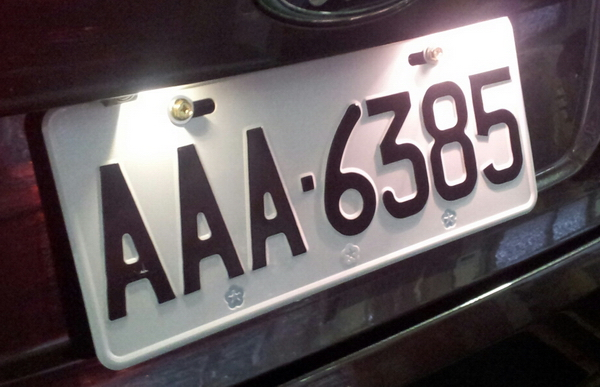
#> input picture img/car.jpg, 600 x 387 px
$ python hist2.py
#> lines starting #> are read from the running program, lines starting #| are printed output that depends on the picture
import cv2
import numpy as np
from matplotlib import pyplot as plt

img = cv2.imread('img/car.jpg', 0)
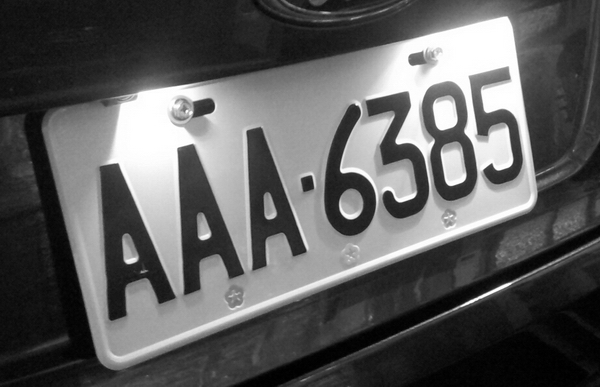
#> img: shape (387, 600); min 0, max 255, mean 92.3
# flatten() 将数组变成一维
hist, bins = np.histogram(img.flatten(), 256, [0, 256])
#> hist = 256 values, max 4310 at index 255, min 193 at index 220, mean 907; bins = 257 values from 0 to 256
# 计算累积分布图
cdf = hist.cumsum()
#> cdf = 256 values from 430 to 232200
cdf_normalized = cdf * hist.max() / cdf.max()
#> cdf_normalized = 256 values from 7.98 to 4310

plt.subplot(321), plt.imshow(img, 'gray'), plt.axis('off')
plt.title('Original')

plt.subplot(322), plt.plot(cdf_normalized, color='b'),
plt.hist(img.flatten(), 256, [0, 256], color='r'),
plt.xlim([0, 256]),
plt.legend(('cdf', 'histogram'), loc='upper left'), plt.title('Histogram')

# 使用Numpy实现直方图均衡化
cdf_m = np.ma.masked_equal(cdf, 0)
cdf_m = (cdf_m - cdf_m.min())*255/(cdf_m.max()-cdf_m.min())
# 对被掩盖的元素赋值，这里赋值为 0
cdf = np.ma.filled(cdf_m, 0).astype('uint8')
#> cdf = 256 values from 0 to 255
img2 = cdf[img]
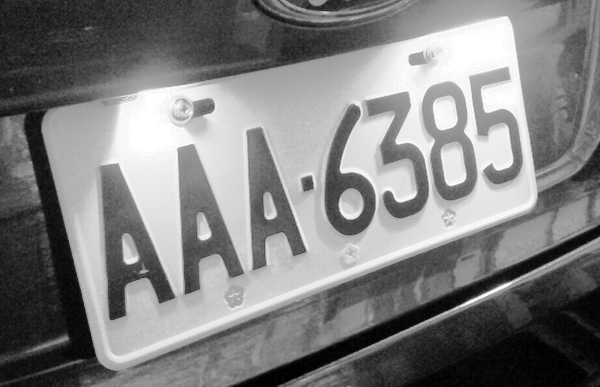
#> img2: shape (387, 600); min 0, max 255, mean 127.6
hist2, bins = np.histogram(img2.flatten(), 256, [0, 256])
#> hist2 = 256 values, max 4310 at index 255, min 0 at index 2, mean 907
cdf2 = hist2.cumsum()
#> cdf2 = 256 values from 430 to 232200
cdf_m = cdf2 * hist2.max() / cdf2.max()
#> cdf_m = 256 values from 7.98 to 4310

plt.subplot(323), plt.imshow(img2, 'gray'), plt.axis('off')
plt.title('Numpy Equalized')

plt.subplot(324), plt.plot(cdf_m, color='b'),
plt.hist(img2.flatten(), 256, [0, 256], color='r'),
plt.xlim([0, 256]),
plt.legend(('cdf', 'histogram'), loc='upper left'), plt.title('Histogram')

# 使用OpenCV函数实现直方图均衡化
img3 = cv2.equalizeHist(img)
hist3, bins = np.histogram(img2.flatten(), 256, [0, 256])
#> hist3 has the same summary as hist2
cdf3 = hist3.cumsum()
#> cdf3 = 256 values from 430 to 232200
cdf_m = cdf3 * hist3.max() / cdf3.max()

plt.subplot(325), plt.imshow(img3, 'gray'), plt.axis('off')
plt.title('OpenCV Equalized')

plt.subplot(326), plt.plot(cdf_m, color='b'),
plt.hist(img3.flatten(), 256, [0, 256], color='r'),
plt.xlim([0, 256]),
plt.legend(('cdf', 'histogram'), loc='upper left'), plt.title('Histogram')

plt.show()
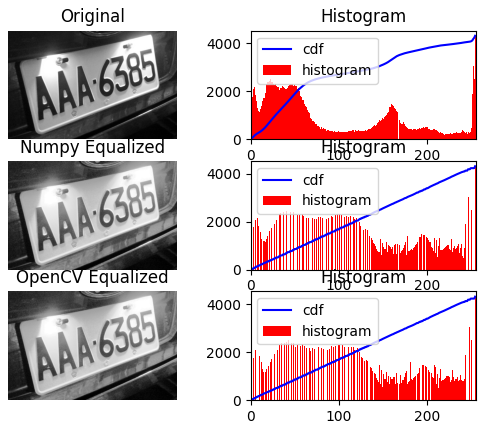
#> figure drawn by matplotlib, 6 panels; panel 2: tallest bar 4310 high, from x = 255 to 256; panel 2: curve peaks at x = 255, y = 4310; panel 4: tallest bar 4310 high, from x = 255 to 256; panel 4: curve peaks at x = 255, y = 4310

$ run again, with img/peoplefind.jpg copied over img/car.jpg
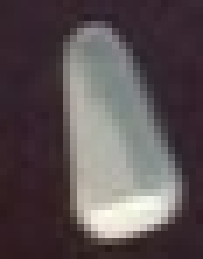
#> input picture img/peoplefind.jpg, 29 x 37 px (shown 7 times larger)
#> hist = 256 values, max 101 at index 41, min 0 at index 0, mean 4.19; bins = 257 values from 0 to 256
#> `cdf = hist.cumsum()`: cdf = 256 values from 0 to 1073
#> cdf_normalized = 256 values from 0 to 101
#> `cdf = np.ma.filled(cdf_m, 0).astype('uint8')`: cdf = 256 values from 0 to 255
#> `img2 = cdf[img]`:
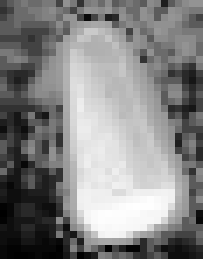
#> img2: shape (37, 29) (shown 7 times larger); min 0, max 255, mean 130.9
#> hist2 = 256 values, max 101 at index 91, min 0 at index 2, mean 4.19
#> cdf2 = 256 values from 2 to 1073
#> cdf_m = 256 values from 0.188 to 101
#> hist3 has the same summary as hist2
#> cdf3 = 256 values from 2 to 1073
